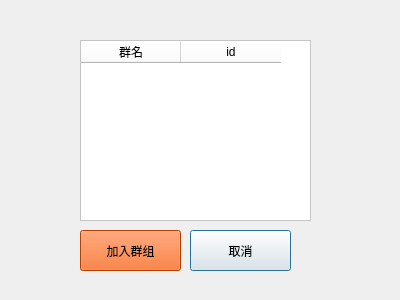
<?xml version="1.0" encoding="UTF-8"?>
<ui version="4.0">
 <class>dialog_addgroup_check</class>
 <widget class="QDialog" name="dialog_addgroup_check">
  <property name="geometry">
   <rect>
    <x>0</x>
    <y>0</y>
    <width>400</width>
    <height>300</height>
   </rect>
  </property>
  <property name="windowTitle">
   <string>Dialog</string>
  </property>
  <property name="styleSheet">
   <string notr="true">background-color: rgb(85, 170, 255);
QTableWidget {
         selection-background-color: qlineargradient(x1: 0, y1: 0, x2: 0.5, y2: 0.5,
                                     stop: 0 #FF92BB, stop: 1 white);
     }
QTableWidget QTableCornerButton::section { 
         background: red;
         border: 2px outset red;
     }</string>
  </property>
  <widget class="QTableWidget" name="tableWidget_add_group">
   <property name="geometry">
    <rect>
     <x>80</x>
     <y>40</y>
     <width>231</width>
     <height>181</height>
    </rect>
   </property>
   <property name="styleSheet">
    <string notr="true">background-color: rgb(255, 255, 255);</string>
   </property>
   <column>
    <property name="text">
     <string>群名</string>
    </property>
   </column>
   <column>
    <property name="text">
     <string>id</string>
    </property>
   </column>
  </widget>
  <widget class="QPushButton" name="pushButton_cancel">
   <property name="geometry">
    <rect>
     <x>190</x>
     <y>230</y>
     <width>101</width>
     <height>41</height>
    </rect>
   </property>
   <property name="text">
    <string>取消</string>
   </property>
  </widget>
  <widget class="QPushButton" name="pushButton_yes">
   <property name="geometry">
    <rect>
     <x>80</x>
     <y>230</y>
     <width>101</width>
     <height>41</height>
    </rect>
   </property>
   <property name="styleSheet">
    <string notr="true">background-color: rgb(255, 85, 0);</string>
   </property>
   <property name="text">
    <string>加入群组</string>
   </property>
  </widget>
 </widget>
 <resources/>
 <connections/>
</ui>
